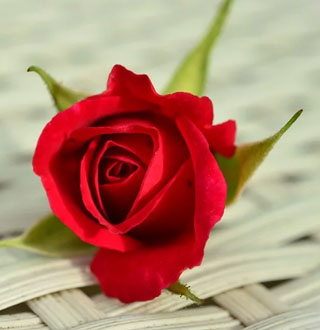
#> input picture images/chap08/affine.jpg, 320 x 330 px
$ jupyter execute chapter8_3.ipynb   (shell and % lines are left out)
#> lines starting #> are read from the running program, lines starting #| are printed output that depends on the picture; after the words box and inside, x2 and y2 are one past the last pixel; in counts of white or black regions, pixels touching at a corner belong together; long printed decimals are rounded
### show_image.py
import cv2
import matplotlib.pyplot as plt

# [17 lines left out: function show_rgb_image, not called in this run]

def show_images(images, size):
    conversion=cv2.COLOR_BGR2RGB
    items_count = len(images.keys())

    fig = plt.figure(figsize=(size, size))

    for index, (title, image) in enumerate(images.items()):
        #w, h = image.shape[:2]

        plt.subplot(1, items_count, index + 1)

        image = cv2.cvtColor(image, conversion)
        plt.imshow(image)
        plt.xticks([])
        plt.yticks([])
        if title is not None:
            plt.title(title, fontdict = {'fontsize': size})

    plt.show()

### chapter8_3.ipynb
[cell 1]
import numpy as np
import cv2
from show_image import *
from datascience import *
import math

---

- ## 어파인 변환
    - ### 입력 영상의 좌표3개, 목적 영상의 좌표 3개를 지정하여 $ x \rightarrow x' $ 변환
        - #### cv2.getAffineTransform(src, dst)
        - #### cv2.warpAffine(src, affine_matrix, size, flags)
            - #### size: (width, height) 형태의 반환 영상의 크기
            - #### flags: 보간 방법 (cv2.INTER_NEAREST, cv2.INTER_LINEAR, ...)

<br>

[cell 2]
image = cv2.imread("./images/chap08/affine.jpg", cv2.IMREAD_GRAYSCALE)
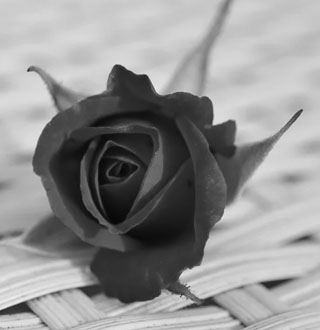
#> image: shape (330, 320); min 4, max 244, mean 145.5

image_size = image.shape[::-1] # (width, height) 형태의 이미지 크기
#> image_size = (320, 330)

pt_before = np.array([(30, 70), (20, 240), (300, 110)], dtype="float32") # 입력 영상 좌표 3개
pt_after = np.array([(120, 20), (10, 180), (280, 260)], dtype="float32") # 목적 영상의 좌표 3개

affine_matrix = cv2.getAffineTransform(pt_before, pt_after)
affine_transformed = cv2.warpAffine(image, affine_matrix, image_size, cv2.INTER_LINEAR)
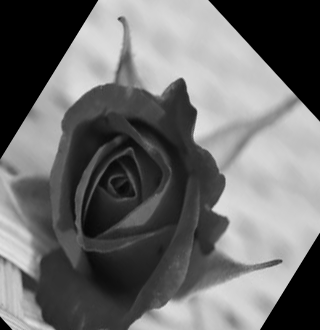
#> affine_transformed: shape (330, 320); min 0, max 233, mean 109.1

checked_original_image = cv2.cvtColor(image, cv2.COLOR_GRAY2BGR) # GrayScale 영상의 채널을 BGR로 변경
checked_transformed_image = cv2.cvtColor(affine_transformed, cv2.COLOR_GRAY2BGR)
for i in range(3):
    x, y = list(map(int, pt_before[i]))
    cv2.circle(checked_original_image, (x, y), 3, (0, 0, 255), 3, -1) # 원본 영상에 세 점 표시

    x_prime, y_prime = list(map(int, pt_after[i]))
    cv2.circle(checked_transformed_image, (x_prime, y_prime), 3, (0, 0, 255), 3, -1) # 변환된 영상에 세 점 표시
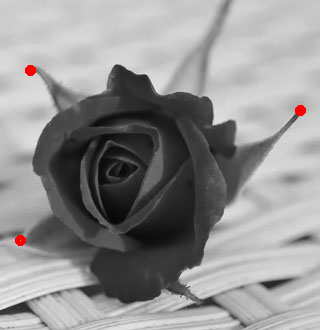
#> checked_original_image: shape (330, 320, 3); mean B, G, R 145.1, 145.1, 145.8
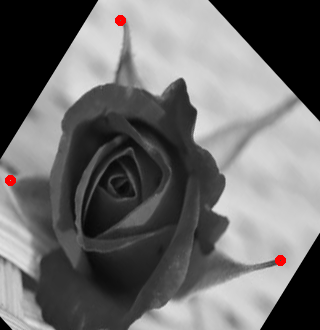
#> checked_transformed_image: shape (330, 320, 3); mean B, G, R 108.7, 108.7, 109.4

show_images({"Original": checked_original_image, "Affine Transformed": checked_transformed_image}, 15)
#> in show_images, `conversion=cv2.COLOR_BGR2RGB`: conversion = 4
#> in show_images, `items_count = len(images.keys())`: items_count = 2
#> the loop in show_images, `for index, (title, image) in enumerate(images.items()):` made 2 passes
#> title on passes 1 to 2: 'Original', 'Affine Transformed'

<br>

- ### 사용자 함수로 어파인 행렬 직접 구현하기
    - ### 어파인 변환 행렬
        - ### 회전 * 크기 변경 * 평행 이동

        <br>


       <!--  - ### $\begin{pmatrix}
        cos\theta & sin\theta & 0\\
        -sin\theta & cos\theta & 0 \\
        0 & 0 & 1 \\
        \end{pmatrix}$ $\cdot$ $\begin{pmatrix}
        \alpha & 0 & 0 \\
        0 & \beta & 0 \\
        0 & 0 & 1 \\
        \end{pmatrix}$ $\cdot$ $\begin{pmatrix}
        1 & 0 & t_x \\
        0 & 1 & t_y \\
        0 & 0 & 1 \\
        \end{pmatrix} -->$

    <br>

    - ### 과정
        - #### 1. Matrix = 영상의 중심을 원점으로 평행이동하는 행렬
        - #### 2. Matirx = 지정한 $f_x$, $f_y$ 만큼 크기 변경하는 행렬 $\cdot$ Matrix
        - #### 3. Matrix = 지정한 $t_x$, $t_y$ 만큼 평행이동하는 행렬 $\cdot$ Matrix
        - #### 4. Matrix = 회전 행렬 $\cdot$ Matrix
        - #### 5. Matrix = 원점에서 다시 영상의 중심으로 평행이동하는 행렬 $\cdot$ Matrix

<br>

[cell 3]
def get_affine_matrix(center, degree, fx=1, fy=1, translate=(0, 0)):
    move_to_zero = np.eye(3, 3)
    move_to_zero[:2, 2] = -1 * np.array(center).reshape(1, 2)
    print("영상의 중심을 원점으로 평행이동하는 행렬: ")
    print(move_to_zero)
    matrix = move_to_zero # 행렬 초기화

    scale = np.eye(3, 3)
    scale[0][0] = fx
    scale[1][1] = fy
    print("({0}, {1})만큼 크기 변경하는 행렬: ".format(fx, fy))
    print(scale)
    matrix = scale.dot(matrix) # 행렬 곱

    move_to_translate = np.eye(3, 3)
    move_to_translate[:2, 2] = np.array(translate).reshape(1, 2)
    print("({})만큼 평행 이동하는 행렬: ".format(translate))
    print(move_to_translate)
    matrix = move_to_translate.dot(matrix) # 행렬 곱

    rad = (degree / 180) * 3.14
    cos, sin = np.cos(rad), np.sin(rad)
    rotate = np.eye(3, 3)
    rotate[:2, :2] = [
        [cos, sin],
        [-sin, cos]
    ]
    print("{0}만큼 회전하는 행렬: ".format(degree))
    print(rotate)
    matrix = rotate.dot(matrix) # 행렬 곱

    move_to_center = np.eye(3, 3)
    move_to_center[:2, 2] = np.array(center).reshape(1, 2)
    print("원점에서 영상의 중심으로 평행이동하는 행렬: ")
    print(move_to_center)
    matrix = move_to_center.dot(matrix) # 행렬 곱

    matrix = matrix[:2, :] # 마지막 행 제거
    return matrix

image = cv2.imread("./images/chap08/affine.jpg", cv2.IMREAD_GRAYSCALE)
image_center = np.array(image.shape[::-1]) // 2 # (x, y) 형태 영상 중점
#> image_center = [160, 165]

affine_matrix = get_affine_matrix(image_center, 30, 0.5, 0.5, (50, 50)) # 영상을 30도 회전, 0.5배 확대, (50, 50)만큼 평행이동하는 Affine Matrix
print("Affine Matrix: ")
print(affine_matrix)
#| [[  0.4331   0.2499 117.773]
#|  [ -0.2499   0.4331 151.843]]

affine_transformed = cv2.warpAffine(image, affine_matrix, image_size, cv2.INTER_LINEAR)
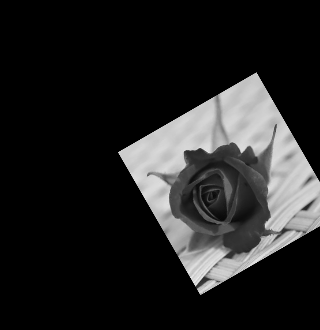
#> affine_transformed: shape (330, 320); min 0, max 236, mean 35.6

show_images({"Original": image, "Affine Transformed": affine_transformed}, 15)
#> the loop in show_images (call 2), `for index, (title, image) in enumerate(images.items()):` made 2 passes

---

- ## 원근 투시 변환
    - ### 입력 영상의 4개의 좌표와 목적 영상의 변경하려는 4개 좌표를 지정하여 원근 변환 수행
        - #### cv2.getPerspectiveTransform(src, dst)
        - #### cv2.warpPerspective(src, M, dsize, flags)
            - #### M: 원근 변환 행렬
            - #### dsize: 결과 영상 크기
            - #### flags: 보간 방법

    <br>

    - ### 동차 좌표계 사용
        - ### 직교 좌표계 → 동차 좌표계: $(x, y)$ -> $(wx, wy, w)$
        - ### 동차 좌표계 → 직교 좌표계: $(wx, wy, w)$ -> $(x, y)$


<br>

[cell 4]
image = cv2.imread("./images/chap08/perspective.jpg", cv2.IMREAD_COLOR)
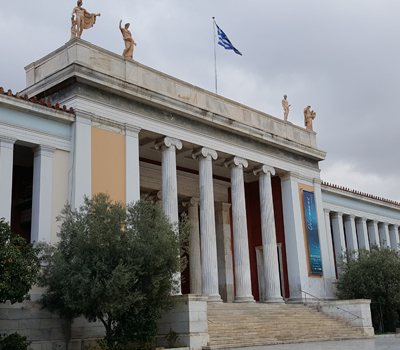
#> input picture images/chap08/perspective.jpg, 400 x 350 px
#> image is the input picture: shape (350, 400, 3); mean B, G, R 129, 129.1, 128.7
image_size = image.shape[-2::-1] # (width, height) 형태 크기
#> image_size = (400, 350)

pts1 = np.array([
    (80, 40),
    (315, 133),
    (75, 300),
    (335, 300)
], dtype="float32") # 원본 영상의 좌표 4개

pts2 = np.array([
    (50, 60),
    (340, 60),
    (50, 320),
    (340, 320)
], dtype="float32") # 변환된 영상의 좌표 4개

perspective_mat = cv2.getPerspectiveTransform(pts1, pts2)
#> perspective_mat = [[0.626, 0.0398, -6.89], [-0.503, 1.06, 51.39], [-0.00157, 0.000526, 1]]
perspective_transformed = cv2.warpPerspective(image, perspective_mat, image_size, cv2.INTER_LINEAR)
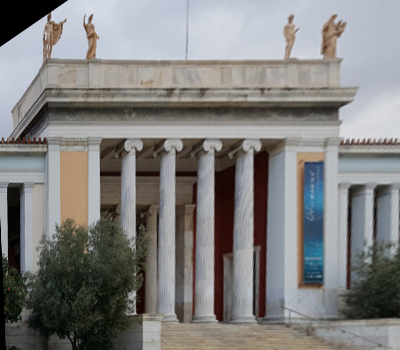
#> perspective_transformed: shape (350, 400, 3); mean B, G, R 126.4, 127.5, 128.4

checked_image = image.copy()
checked_perspective_transformed = perspective_transformed.copy()
for i in range(4):
    x, y = list(map(int, pts1[i]))
    cv2.circle(checked_image, (x, y), 3, (0, 0, 255), 3, -1) # 원본 영상에 네 점 표시

    x_prime, y_prime = list(map(int, pts2[i]))
    cv2.circle(checked_perspective_transformed, (x_prime, y_prime), 3, (0, 0, 255), 3, -1) # 변환된 영상에 네 점 표시
#> this loop made 4 passes
#> (x, y, x_prime, y_prime) on passes 1 to 4: (80, 40, 50, 60), (315, 133, 340, 60), (75, 300, 50, 320), (335, 300, 340, 320)
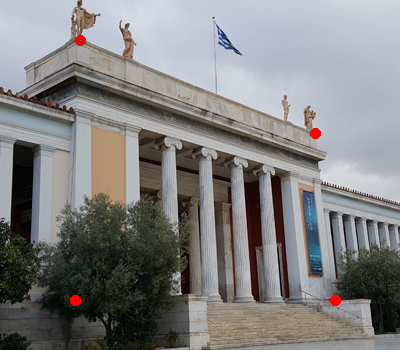
#> checked_image: shape (350, 400, 3); 0.27% of pixels changed, all inside (x1, y1, x2, y2) = (70, 35, 341, 306)
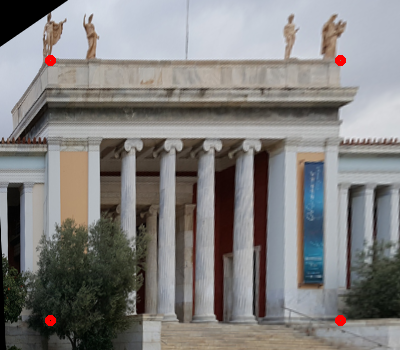
#> checked_perspective_transformed: shape (350, 400, 3); 0.27% of pixels changed, all inside (x1, y1, x2, y2) = (45, 55, 346, 326)

show_images({"Original": checked_image, "Perspective Transformed": checked_perspective_transformed}, 15)
